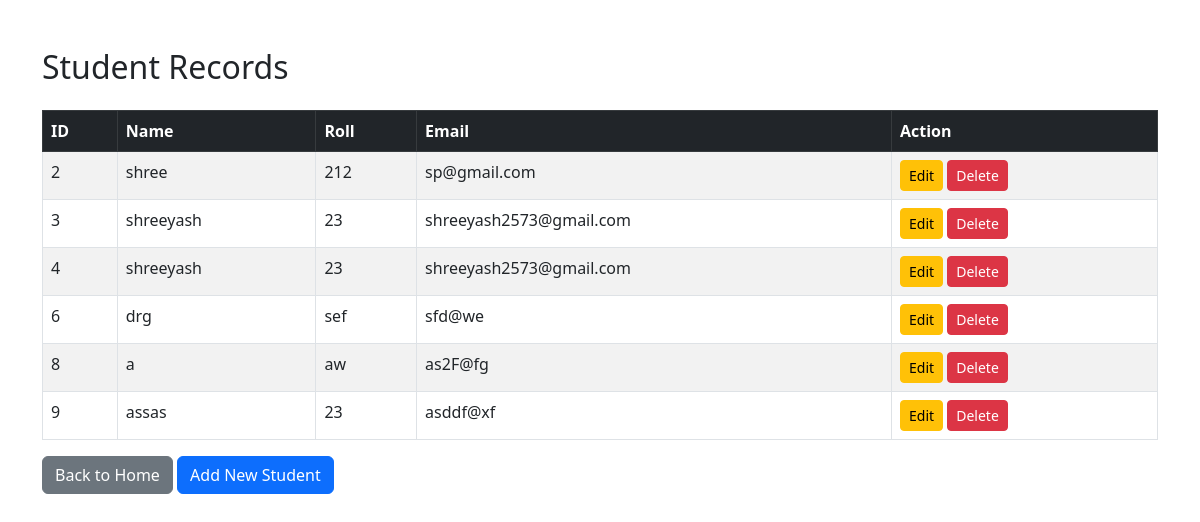
/students, run on the app's committed database.
### tables this page shows
CREATE TABLE students (
            id INTEGER PRIMARY KEY AUTOINCREMENT,
            name TEXT NOT NULL,
            roll TEXT NOT NULL,
            email TEXT NOT NULL
        );

### app.py (the view)
@app.route('/students')
def view_students():
    conn = sqlite3.connect('students.db')
    c = conn.cursor()
    c.execute("SELECT * FROM students")
    students = c.fetchall()
    conn.close()
    return render_template('students.html', students=students)

### templates/students.html (shortened to what this page needs)
<!DOCTYPE html>
<html>
<head>
    <link href="https://cdn.jsdelivr.net/npm/bootstrap@5.3.0/dist/css/bootstrap.min.css" rel="stylesheet">
</head>
<body class="container mt-5">
    <h2 class="mb-4">Student Records</h2>
    <table class="table table-bordered table-striped">
        <thead class="table-dark">
            <tr>
                <th>ID</th>
                <th>Name</th>
                <th>Roll</th>
                <th>Email</th>
                <th>Action</th>
            </tr>
        </thead>
        <tbody>
        {% for student in students %}
            <tr>
                <td>{{ student[0] }}</td>
                <td>{{ student[1] }}</td>
                <td>{{ student[2] }}</td>
                <td>{{ student[3] }}</td>
                <td>
                    <a href="/edit/{{ student[0] }}" class="btn btn-sm btn-warning">Edit</a>
                    <a href="/delete/{{ student[0] }}" class="btn btn-sm btn-danger" onclick="return confirm('Are you sure you want to delete this record?');">Delete</a>
                </td>
            </tr>
        {% endfor %}
        </tbody>
    </table>
    <a href="/" class="btn btn-secondary">Back to Home</a>
    <a href="/add" class="btn btn-primary">Add New Student</a>
</body>
</html>

### data on the page
students: id "2", name "shree", roll "212", email "sp@gmail.com"
students: id "3", name "shreeyash", roll "23", email "shreeyash2573@gmail.com"
students: id "4", name "shreeyash", roll "23", email "shreeyash2573@gmail.com"
students: id "6", name "drg", roll "sef", email "sfd@we"
students: id "8", name "a", roll "aw", email "as2F@fg"
students: id "9", name "assas", roll "23", email "asddf@xf"
